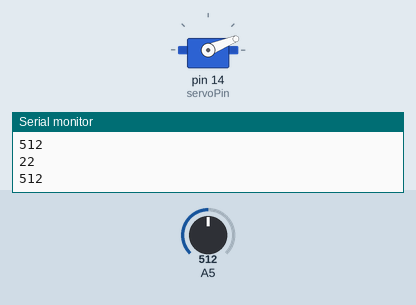
A sketch run on a simulated Arduino Uno, built with avr-gcc and run on an emulated ATmega328P. Shown: servo, the last lines printed to the serial monitor. The inputs (shaded band) are chosen by the test bench; at power-on: A5 = 512.

Above: at 1.2 s.
1.3 s: A5 set to 306
At 2.5 s:
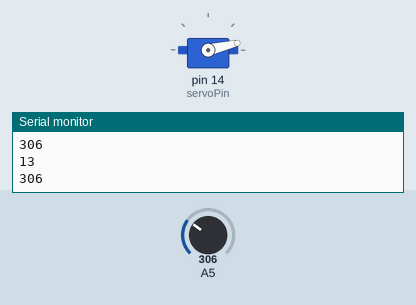
2.8 s: A5 set to 1023
At 4.0 s:
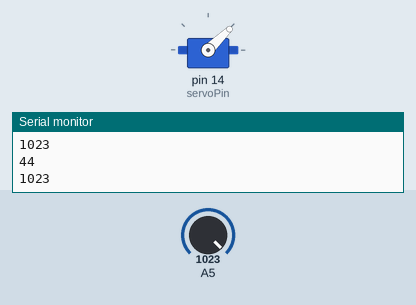
4.3 s: A5 set to 511
At 4.9 s:
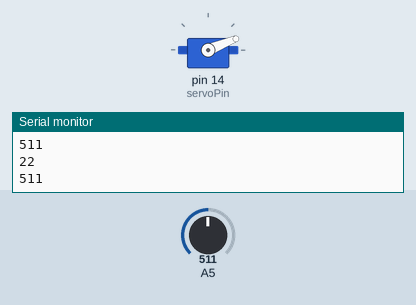
Timing chart, 0 to 7.3 s (numbered marks = the images above; inputs shaded):
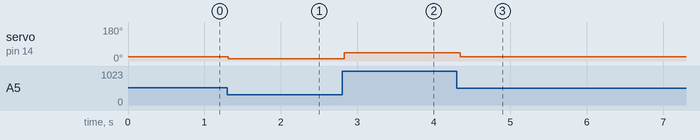

Measured:
- after the input at 1.3 s, servo on pin 14 (servoPin): 22° → 13° at once
- after the input at 2.8 s, servo on pin 14 (servoPin): 13° → 44° at once
- after the input at 4.3 s, servo on pin 14 (servoPin): 44° → 22° after 0.05 s

The sketch:

w4-1.ino
```cpp
#include <Servo.h>
Servo myservo;
const int servoPin=14;
int pos=0;

void setup() {
  pinMode(13,INPUT);
 myservo.attach(servoPin);//
 Serial.begin(115200);

}

// the loop function runs over and over again forever
void loop() {
  int input=analogRead(13);
   int pos = map(input, 0, 4095, 0, 180);
 myservo.write(pos);
 Serial.println(pos);
  Serial.println(input);

 delay(50);// wait for a second

}
```
